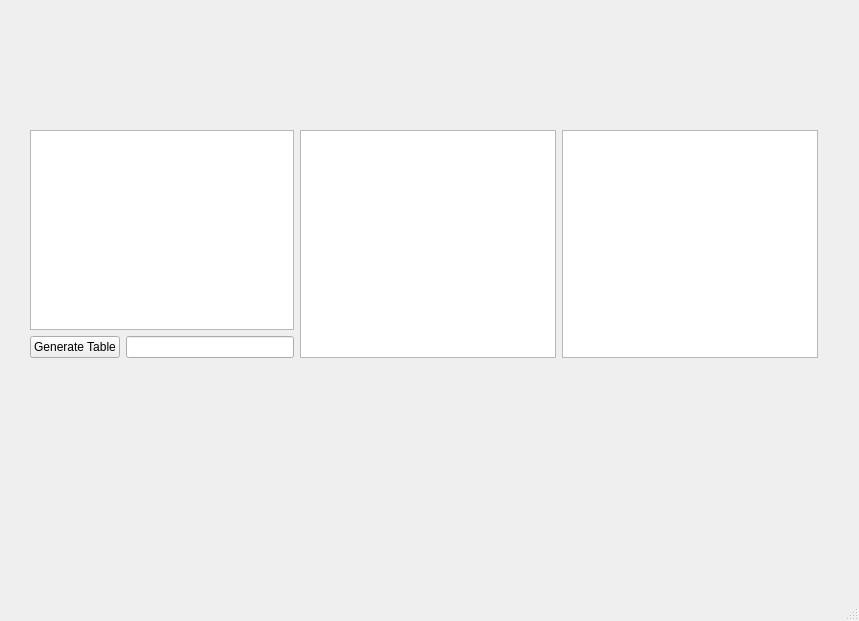
<?xml version="1.0" encoding="UTF-8"?>
<ui version="4.0">
 <class>MainWindow</class>
 <widget class="QMainWindow" name="MainWindow">
  <property name="geometry">
   <rect>
    <x>0</x>
    <y>0</y>
    <width>859</width>
    <height>621</height>
   </rect>
  </property>
  <property name="windowTitle">
   <string>MainWindow</string>
  </property>
  <widget class="QWidget" name="centralwidget">
   <widget class="QWidget" name="">
    <property name="geometry">
     <rect>
      <x>30</x>
      <y>130</y>
      <width>788</width>
      <height>228</height>
     </rect>
    </property>
    <layout class="QHBoxLayout" name="horizontalLayout_2">
     <item>
      <layout class="QVBoxLayout" name="verticalLayout">
       <item>
        <widget class="QListWidget" name="listWidget"/>
       </item>
       <item>
        <layout class="QHBoxLayout" name="horizontalLayout_3">
         <item>
          <widget class="QPushButton" name="pushButton">
           <property name="minimumSize">
            <size>
             <width>61</width>
             <height>0</height>
            </size>
           </property>
           <property name="text">
            <string>Generate Table</string>
           </property>
          </widget>
         </item>
         <item>
          <widget class="QLineEdit" name="lineEdit">
           <property name="minimumSize">
            <size>
             <width>0</width>
             <height>0</height>
            </size>
           </property>
           <property name="maxLength">
            <number>2</number>
           </property>
          </widget>
         </item>
        </layout>
       </item>
      </layout>
     </item>
     <item>
      <layout class="QVBoxLayout" name="verticalLayout_2">
       <item>
        <layout class="QHBoxLayout" name="horizontalLayout">
         <item>
          <widget class="QListWidget" name="listWidget_2"/>
         </item>
         <item>
          <widget class="QListWidget" name="listWidget_3"/>
         </item>
        </layout>
       </item>
      </layout>
     </item>
    </layout>
   </widget>
  </widget>
  <widget class="QMenuBar" name="menubar">
   <property name="geometry">
    <rect>
     <x>0</x>
     <y>0</y>
     <width>859</width>
     <height>21</height>
    </rect>
   </property>
  </widget>
  <widget class="QStatusBar" name="statusbar"/>
 </widget>
 <resources/>
 <connections/>
</ui>
